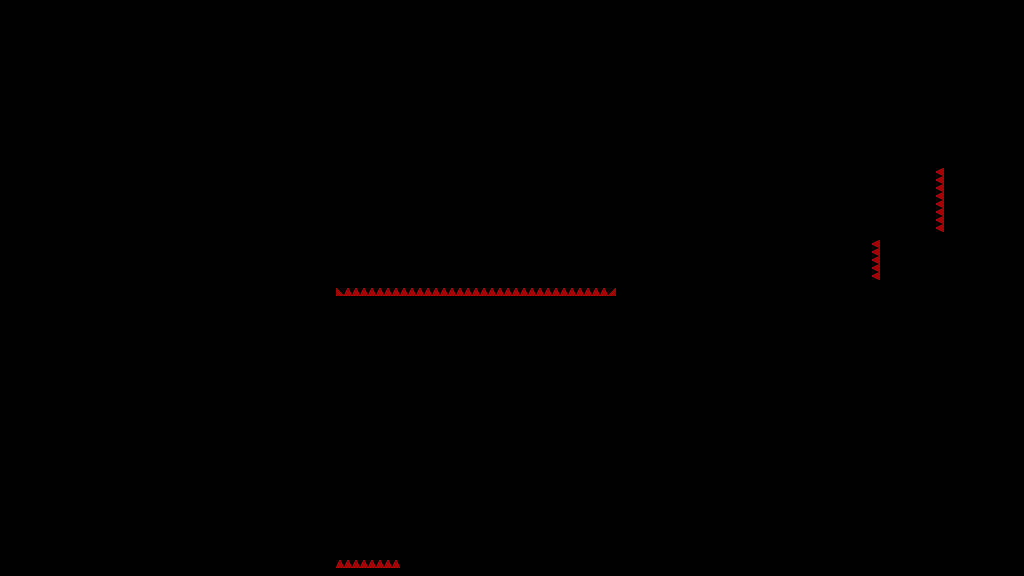

A level layout from a 2D game, rendered from its tile map. Below: a short description, then the map file with tile-grid data replaced by summaries:
An orthogonal 128x72 tile map with 8x8 px tiles, 1 tile layer (T_Spikes) and 50 objects.

<map version="1.4" tiledversion="1.4.3" orientation="orthogonal" renderorder="right-down" width="128" height="72" tilewidth="8" tileheight="8" infinite="0" nextlayerid="7" nextobjectid="412">
 <tileset firstgid="1" source="../../../Sprites/Tiles/DEV/flat/T_spr_nv_flat_0.tsx" />
 <layer id="1" name="T_Spikes" width="128" height="72">
  <data>[9216 cells, 56 non-empty, 2 distinct tile ids]</data>
 </layer>
 <objectgroup id="6" name="C_Spikes">
  <object id="401" x="336" y="288" width="280" height="8" />
  <object id="402" x="336" y="560" width="64" height="8" />
  <object id="403" x="872" y="240" width="8" height="40" />
  <object id="404" x="936" y="168" width="8" height="64" />
 </objectgroup>
 <objectgroup id="2" name="C_Solid">
  <object id="312" x="176" y="280" width="160" height="16" />
  <object id="314" x="176" y="296">
   <polygon points="0,0 40,0 40,40" />
  </object>
  <object id="365" x="176" y="144">
   <polygon points="0,0 40,0 40,40" />
  </object>
  <object id="366" x="176" y="0" width="696" height="144" />
  <object id="367" x="216" y="144" width="656" height="40" />
  <object id="368" x="216" y="296" width="808" height="128" />
  <object id="369" x="88" y="0" width="88" height="40" />
  <object id="370" x="0" y="0" width="88" height="424" />
  <object id="371" x="0" y="520" width="336" height="56" />
  <object id="372" x="0" y="424" width="16" height="96" />
  <object id="376" x="616" y="280" width="264" height="16" />
  <object id="377" x="880" y="240" width="144" height="56" />
  <object id="378" x="1008" y="96" width="16" height="144" />
  <object id="379" x="944" y="160" width="64" height="72" />
  <object id="380" x="872" y="0" width="152" height="96" />
  <object id="381" x="872" y="232" width="136" height="8" />
  <object id="383" x="160" y="40">
   <polygon points="0,0 16,0 16,16" />
  </object>
  <object id="384" x="88" y="40">
   <polygon points="0,0 16,0 0,16" />
  </object>
  <object id="393" x="400" y="552" width="624" height="24" />
  <object id="394" x="616" y="424" width="408" height="128" />
  <object id="395" x="600" y="424">
   <polygon points="0,0 16,0 16,16" />
  </object>
  <object id="396" x="336" y="568" width="64" height="8" />
  <object id="398" x="936" y="160" width="8" height="8" />
  <object id="399" x="872" y="96">
   <polygon points="0,0 16,0 0,16" />
  </object>
  <object id="400" x="16" y="424">
   <polygon points="0,0 16,0 0,16" />
  </object>
 </objectgroup>
 <objectgroup id="5" name="DEV" visible="0">
  <object id="185" x="752" y="88">
   <polygon points="0,0 24,24 0,24" />
  </object>
  <object id="186" x="824" y="120">
   <polygon points="0,0 24,-24 24,0" />
  </object>
  <object id="187" x="856" y="112">
   <polygon points="0,0 48,0 0,48" />
  </object>
  <object id="188" x="848" y="48">
   <polygon points="0,0 0,48 -48,0" />
  </object>
  <object id="189" x="872" y="184">
   <polygon points="0,0 32,-32 32,0" />
  </object>
  <object id="190" x="712" y="96">
   <polygon points="0,0 24,-24 24,0" />
  </object>
  <object id="191" x="768" y="48">
   <polygon points="0,0 24,24 0,24" />
  </object>
  <object id="192" x="656" y="48">
   <polygon points="0,0 24,24 0,24" />
  </object>
  <object id="193" x="880" y="64">
   <polygon points="0,0 0,24 -24,0" />
  </object>
  <object id="194" x="696" y="48">
   <polygon points="0,0 24,0 0,24" />
  </object>
  <object id="195" x="800" y="112">
   <polygon points="0,0 8,8 0,8" />
  </object>
  <object id="196" x="832" y="144">
   <polygon points="0,0 8,0 0,8" />
  </object>
  <object id="197" x="736" y="48">
   <polygon points="0,0 8,0 0,8" />
  </object>
 </objectgroup>
 <objectgroup id="3" name="C_Balls">
  <object id="382" x="248" y="264" width="8" height="8" />
  <object id="397" x="560" y="464" width="8" height="8" />
 </objectgroup>
 <objectgroup id="4" name="C_Orbs">
  <object id="385" x="24" y="504" width="8" height="8" />
  <object id="386" x="48" y="504" width="8" height="8" />
  <object id="387" x="72" y="504" width="8" height="8" />
  <object id="388" x="128" y="56" width="8" height="8" />
  <object id="389" x="128" y="80" width="8" height="8" />
  <object id="390" x="128" y="104" width="8" height="8" />
 </objectgroup>
</map>
